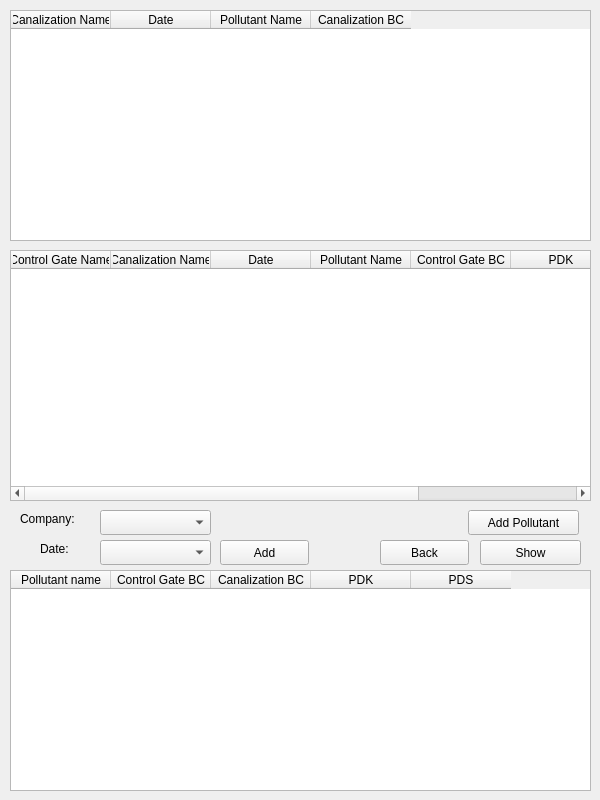
<?xml version="1.0" encoding="UTF-8"?>
<ui version="4.0">
 <class>PollutanWidget</class>
 <widget class="QWidget" name="PollutanWidget">
  <property name="geometry">
   <rect>
    <x>0</x>
    <y>0</y>
    <width>600</width>
    <height>800</height>
   </rect>
  </property>
  <property name="windowTitle">
   <string>Form</string>
  </property>
  <widget class="QTableWidget" name="TaskFourTableWidget">
   <property name="geometry">
    <rect>
     <x>10</x>
     <y>250</y>
     <width>581</width>
     <height>251</height>
    </rect>
   </property>
   <column>
    <property name="text">
     <string>Control Gate Name</string>
    </property>
   </column>
   <column>
    <property name="text">
     <string>Canalization Name</string>
    </property>
   </column>
   <column>
    <property name="text">
     <string>Date</string>
    </property>
   </column>
   <column>
    <property name="text">
     <string>Pollutant Name</string>
    </property>
   </column>
   <column>
    <property name="text">
     <string>Control Gate BC</string>
    </property>
   </column>
   <column>
    <property name="text">
     <string>PDK</string>
    </property>
   </column>
   <column>
    <property name="text">
     <string>KNK</string>
    </property>
   </column>
  </widget>
  <widget class="QTableWidget" name="TaskFiveTableWidget">
   <property name="geometry">
    <rect>
     <x>10</x>
     <y>570</y>
     <width>581</width>
     <height>221</height>
    </rect>
   </property>
   <column>
    <property name="text">
     <string>Pollutant name</string>
    </property>
   </column>
   <column>
    <property name="text">
     <string>Control Gate BC</string>
    </property>
   </column>
   <column>
    <property name="text">
     <string>Canalization BC</string>
    </property>
   </column>
   <column>
    <property name="text">
     <string>PDK</string>
    </property>
   </column>
   <column>
    <property name="text">
     <string>PDS</string>
    </property>
   </column>
  </widget>
  <widget class="QLabel" name="PollutantCompanyLabel">
   <property name="geometry">
    <rect>
     <x>20</x>
     <y>510</y>
     <width>67</width>
     <height>17</height>
    </rect>
   </property>
   <property name="text">
    <string>Company:</string>
   </property>
  </widget>
  <widget class="QComboBox" name="PollutantCompanyComboBox">
   <property name="geometry">
    <rect>
     <x>100</x>
     <y>510</y>
     <width>111</width>
     <height>25</height>
    </rect>
   </property>
  </widget>
  <widget class="QLabel" name="PolluatntDateLabel">
   <property name="geometry">
    <rect>
     <x>40</x>
     <y>540</y>
     <width>41</width>
     <height>17</height>
    </rect>
   </property>
   <property name="text">
    <string>Date:</string>
   </property>
  </widget>
  <widget class="QComboBox" name="PollutantDateComboBox">
   <property name="geometry">
    <rect>
     <x>100</x>
     <y>540</y>
     <width>111</width>
     <height>25</height>
    </rect>
   </property>
  </widget>
  <widget class="QTableWidget" name="TaskThreeTableWidget">
   <property name="geometry">
    <rect>
     <x>10</x>
     <y>10</y>
     <width>581</width>
     <height>231</height>
    </rect>
   </property>
   <column>
    <property name="text">
     <string>Canalization Name</string>
    </property>
   </column>
   <column>
    <property name="text">
     <string>Date</string>
    </property>
   </column>
   <column>
    <property name="text">
     <string>Pollutant Name</string>
    </property>
   </column>
   <column>
    <property name="text">
     <string>Canalization BC</string>
    </property>
   </column>
  </widget>
  <widget class="QPushButton" name="AddPollutantPushButton">
   <property name="geometry">
    <rect>
     <x>468</x>
     <y>510</y>
     <width>111</width>
     <height>25</height>
    </rect>
   </property>
   <property name="text">
    <string>Add Pollutant</string>
   </property>
  </widget>
  <widget class="QPushButton" name="ShowPollutantPushButton">
   <property name="geometry">
    <rect>
     <x>480</x>
     <y>540</y>
     <width>101</width>
     <height>25</height>
    </rect>
   </property>
   <property name="text">
    <string>Show</string>
   </property>
  </widget>
  <widget class="QPushButton" name="PollutantAddDatePushButton">
   <property name="geometry">
    <rect>
     <x>220</x>
     <y>540</y>
     <width>89</width>
     <height>25</height>
    </rect>
   </property>
   <property name="text">
    <string>Add</string>
   </property>
  </widget>
  <widget class="QPushButton" name="PollutantBackPushButton">
   <property name="geometry">
    <rect>
     <x>380</x>
     <y>540</y>
     <width>89</width>
     <height>25</height>
    </rect>
   </property>
   <property name="text">
    <string>Back</string>
   </property>
  </widget>
 </widget>
 <resources/>
 <connections/>
</ui>
